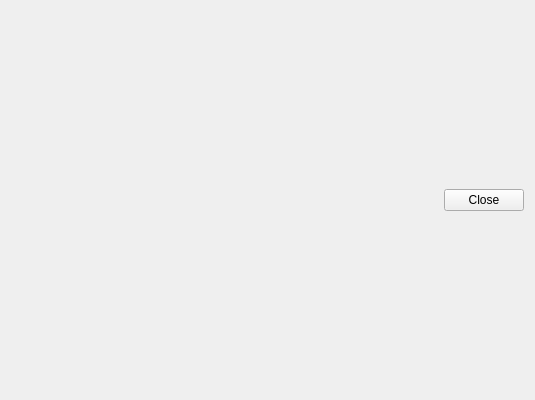
<?xml version="1.0" encoding="UTF-8"?>
<ui version="4.0">
 <class>SearchResultDialog</class>
 <widget class="QWidget" name="SearchResultDialog">
  <property name="geometry">
   <rect>
    <x>0</x>
    <y>0</y>
    <width>535</width>
    <height>400</height>
   </rect>
  </property>
  <property name="windowTitle">
   <string>Dialog</string>
  </property>
  <layout class="QGridLayout" name="gridLayout">
   <item row="0" column="0">
    <layout class="QVBoxLayout" name="mainLayout"/>
   </item>
   <item row="1" column="0">
    <widget class="QDialogButtonBox" name="buttonBox">
     <property name="orientation">
      <enum>Qt::Horizontal</enum>
     </property>
     <property name="standardButtons">
      <set>QDialogButtonBox::Close</set>
     </property>
    </widget>
   </item>
  </layout>
 </widget>
 <resources/>
 <connections/>
</ui>
